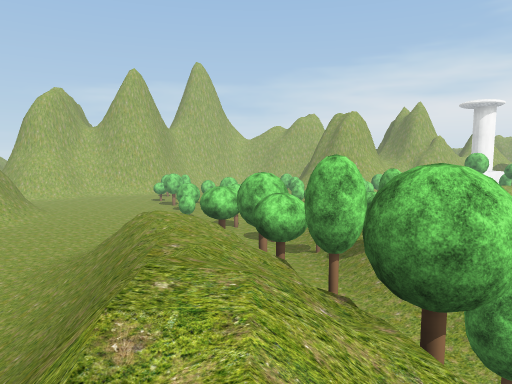
[1] (above)

20 first-person views from a walk through a scene from a Unity 3-D project. The camera is 1.3 m above the floor, tilts 6° down and sees 70° across. The floor is counted in squares, 2 m on a side. Each view is taken from the middle of a square. On the plan, view 1 faces up. The plan holds only what a view shows up to about 11 squares ahead; the rest is blank. The place goes on beyond the plan. Some trees and plants on the terrain are drawn as simple stand-ins. The player character is not drawn. Some surface patterns are stand-ins.

[2]
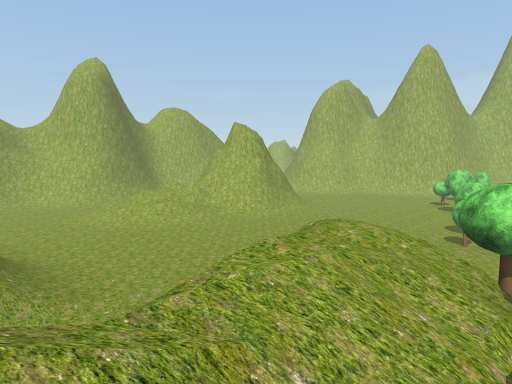

[3]
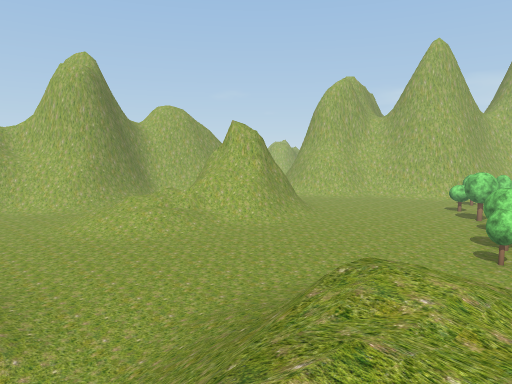

[4]
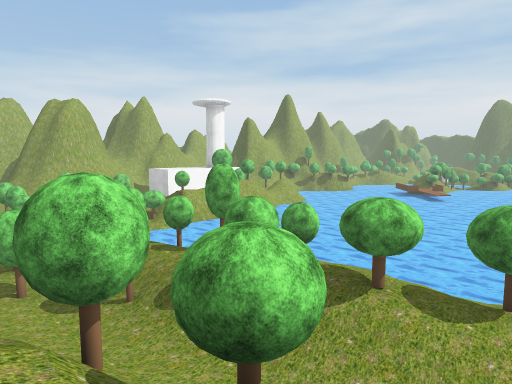

[5]
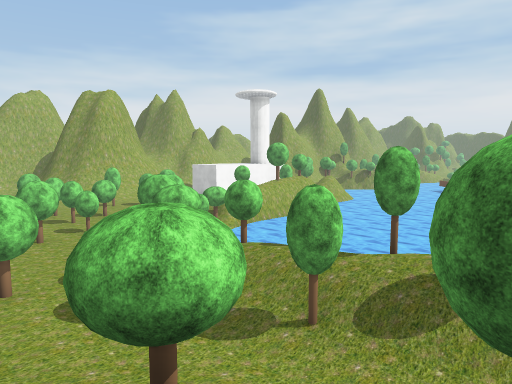

[6]
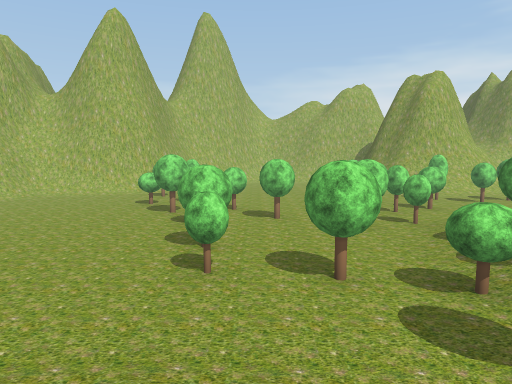

[7]
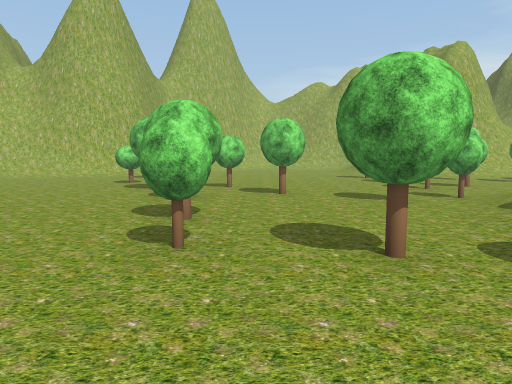

[8]
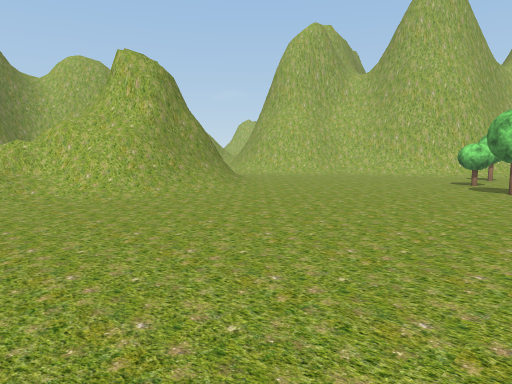

[9]
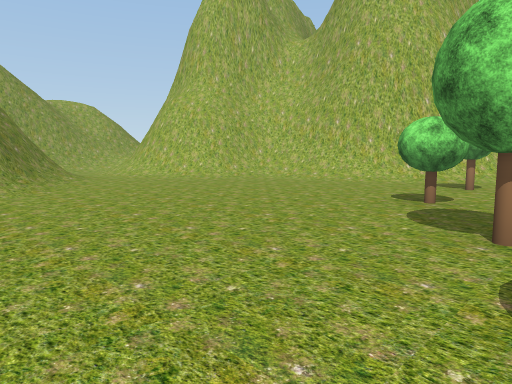

[10]
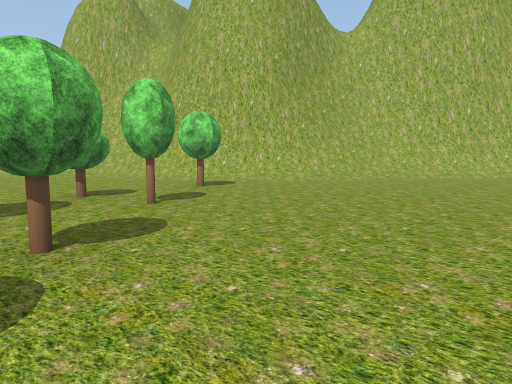

[11]
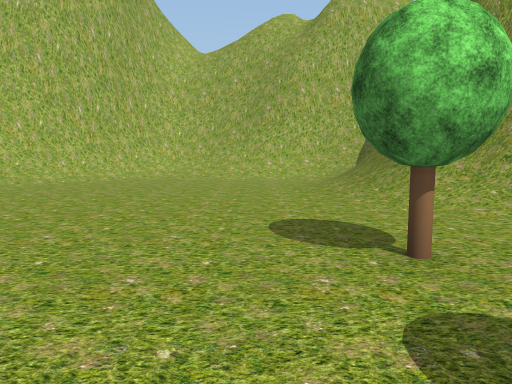

[12]
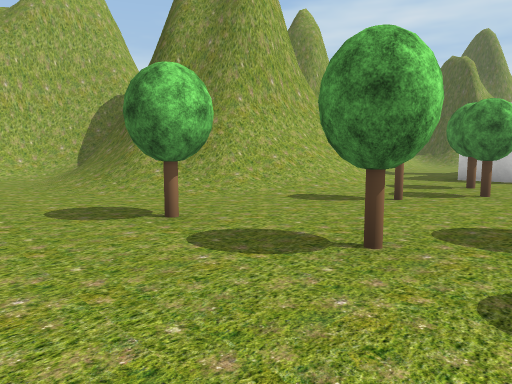

[13]
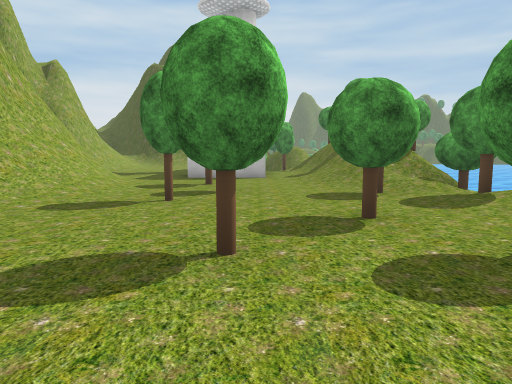

[14]
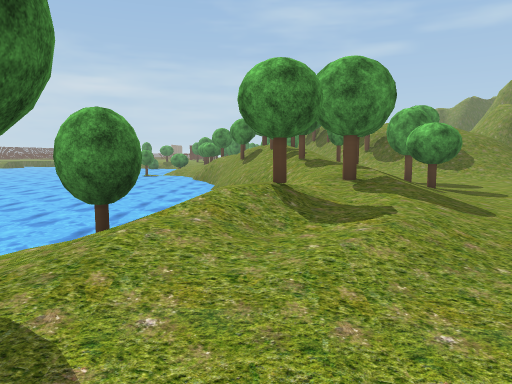

[15]
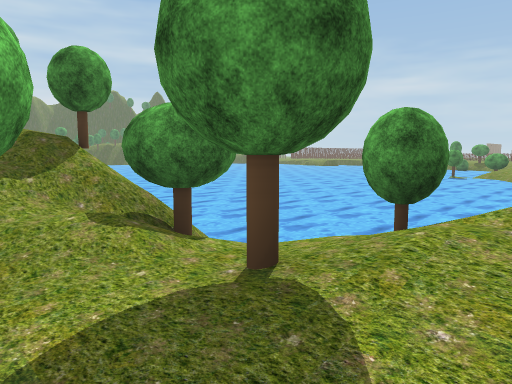

[16]
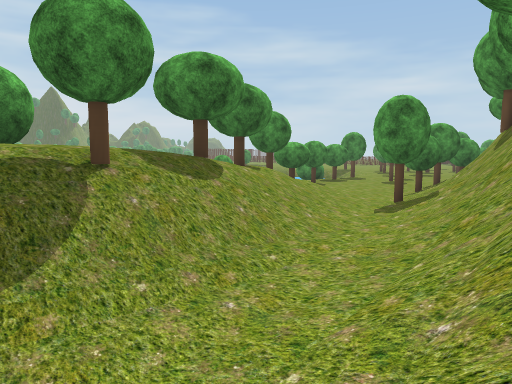

[17]
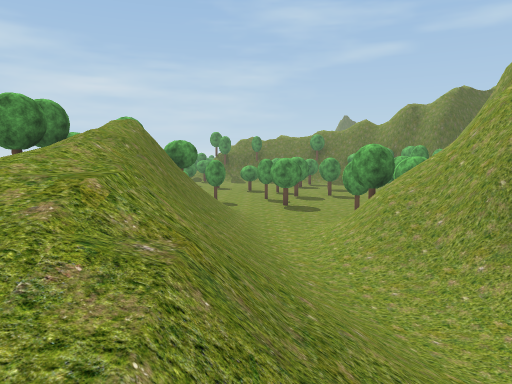

[18]
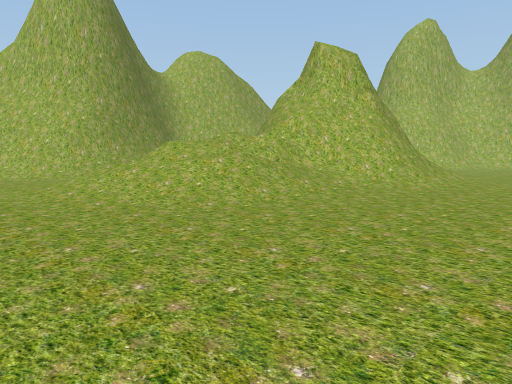

[19]
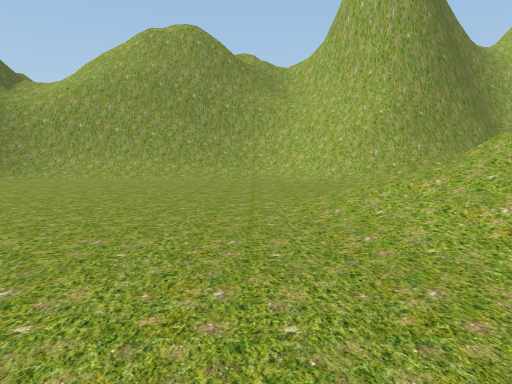

[20]
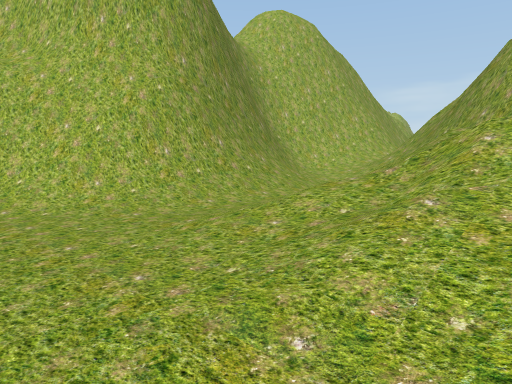

### Floor plan
Key: @ floor where view 1 was taken; # wall or solid block; x gap in a wall; . main floor; : floor 0.25 m higher than the main floor; + floor 0.5 m higher than the main floor; * floor 1 m higher than the main floor; % floor 1.25 m higher than the main floor; & floor 1.75 m higher than the main floor; $ floor 3.75 m higher than the main floor; / step, stairs or slope; = window, fence, low wall or low ledge; ≈ water the walk keeps out of; T tree.
Columns run from 20 left of view 1 to 10 right of it. Each row starts with its distance up from view 1.
 33                  #####
 32                 ##///#####
 31                ##/.....//
 30               ##/....../#
 29               #/.......=#
 28              ##/......./#
 27             ##/......../=## #
 26          ####/........../#####/
 25         ##///............////..
 24        ##.....T.......T.......#
 23       ##/................T..T.#
 22      //.......T.T.....T...T...#
 21      ............T......T......
 20       //.......T......T...T////
 19   #   ###..........T.....T:///
 18  ##     ##...........TT/++/TTT
 17  #/ #   ##/............+*TT≈≈≈
 16  #//######/......T..../+T  ≈≈≈≈
 15  #///#####/.........../T  ≈≈≈≈≈
 14  ##.  //=#/......T.T..T/  ≈≈≈≈≈
 13  ##/   /=/...........T//  ≈≈≈≈≈
 12   #/.  ///...........T/T/ ≈≈≈≈≈
 11   #/.///%/......://.../T/≈≈≈≈≈≈
 10  ##/.//*//...... ////.T&/≈≈≈≈≈≈
  9 ##/...:/.......:///T/./&%≈≈≈≈≈≈
  8 #/.............//////:/T T≈≈≈≈≈
  7 #/..............////T///& ≈ ≈≈≈
  6 ##........../:/.//=///:/T/  ≈≈≈
  5 ##......    ////://$T=:/TT
  4  #.....      ##/:/=//T///
  3  #/..        ##/:/=//xT./TT
  2  #/.         #//.//=/T=.. T
  1  #            T/.//#/T#T..
  0                .../=@T#/...T
 -1               T.../T= TT...

Positions as (right, up) in squares from view 1, and headings:
1: (0, 0), facing up
2: (0, 4), facing up-left
3: (-1, 5), facing up-left
4: (-1, 4), facing up-right
5: (-2, 7), facing up-right
6: (-2, 9), facing up
7: (-2, 11), facing up
8: (-3, 11), facing up-left
9: (-4, 17), facing up-left
10: (0, 20), facing up-left
11: (1, 22), facing up
12: (0, 21), facing up-right
13: (0, 22), facing right
14: (4, 20), facing down
15: (4, 20), facing down-right
16: (0, 9), facing down-right
17: (-3, 9), facing down
18: (-7, 7), facing up-left
19: (-9, 8), facing left
20: (-13, 8), facing up-left
